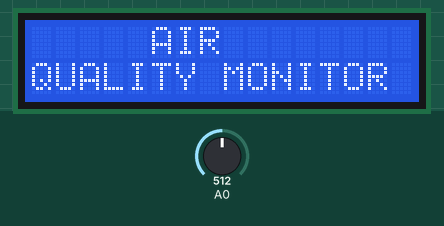
Simulated run of this sketch. Board: ESP8266 (NodeMCU). On the bench: 16×2 character LCD. Inputs (shaded band) come from the test bench; at power-on: A0 = 512. WiFi joins after 1.5 s; servers stay silent unless stated; what the sketch prints to the serial monitor is not drawn.

Above: at 0.1 s.
At 4.6 s:
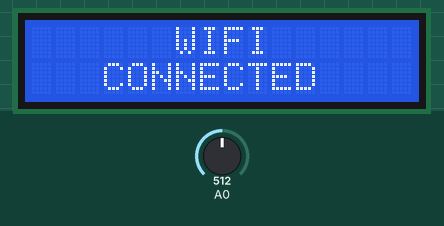
At 8.6 s:
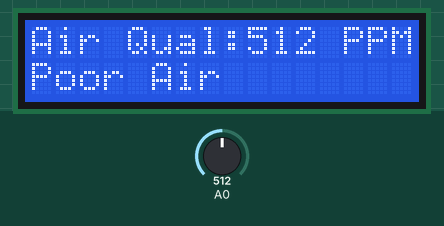

The sketch:

air-quality-monitor.ino
```cpp
#include <ESP8266WiFi.h>
#include "LiquidCrystal.h"

#define DHT_PIN_DATA  D1

String apiWritekey = ""; // THINGSPEAK WRITEAPI KEY
const char* ssid = ""; // SSID
const char* password = "";// PASSWORD

const char* server = "api.thingspeak.com";
int sensorData;

WiFiClient client;
LiquidCrystal lcd(16,5,4,0,2,14);

void setup() {
  Serial.begin(115200);
  lcd.begin(16, 2);  // to intialize LCD
  lcd.setCursor(0,0);
  lcd.print("     AIR");
  lcd.setCursor(0,1);
  lcd.print("QUALITY MONITOR");

  delay(3000);
  WiFi.disconnect();
  delay(10);
  WiFi.begin(ssid, password); //Connect to WIFI

  Serial.println();
  Serial.println();
  Serial.print("Connecting to ");
  Serial.println(ssid);

  lcd.clear();
  lcd.setCursor(0,0);
  lcd.print("Connecting to...");
  lcd.setCursor(0,1);
  lcd.print(ssid);

  WiFi.begin(ssid, password);

  while (WiFi.status() != WL_CONNECTED) {
    delay(500);
    Serial.print(".");
  }
  Serial.println("");
  Serial.print("NodeMcu connected to WIFI...");
  Serial.println(ssid);
  Serial.println();

  lcd.clear();
  lcd.setCursor(0,0);
  lcd.print("      WIFI");
  lcd.setCursor(0,1);
  lcd.print("   CONNECTED");
  delay(4000);
}

void loop() {

  sensorData = analogRead(A0); //Read MQ135 DATA

  Serial.print("Air Quality = ");
  Serial.print(sensorData);
  Serial.println(" PPM");

  lcd.clear();
  lcd.setCursor (0, 0);
  lcd.print ("Air Qual:");
  lcd.print (sensorData);
  lcd.print (" PPM");
  lcd.setCursor (0,1);

  if (sensorData<=500)
   {
   lcd.print("Fresh Air");
   Serial.println("Fresh Air ");

  }
  else if( sensorData>=500 && sensorData<=1000 )
  {
   lcd.print("Poor Air");
   Serial.println("Poor Air");

  }
  else if (sensorData>=1000 )
  {
  lcd.print("Very Poor");
  Serial.println("Very Poor");

  }

  if (client.connect(server,80))
  {
    String tsData = apiWritekey;
           tsData +="&field1=";
           tsData += String(sensorData);
           tsData += "\r\n\r\n";

     client.print("POST /update HTTP/1.1\n");
     client.print("Host: api.thingspeak.com\n");
     client.print("Connection: close\n");
     client.print("X-THINGSPEAKAPIKEY: "+apiWritekey+"\n");
     client.print("Content-Type: application/x-www-form-urlencoded\n");
     client.print("Content-Length: ");
     client.print(tsData.length());
     client.print("\n\n");  // the 2 carriage returns indicate closing of Header fields & starting of data
     client.print(tsData);

     Serial.println("Uploaded to Thingspeak server....");
  }
  client.stop();

  Serial.println("Waiting to upload next reading...");
  Serial.println();
  // thingspeak needs minimum 15 sec delay between updates
  delay(15000);
}
```

Measured:
- what the display in image 1 shows lasts 4.0 s, from 4.6 s to 8.6 s
